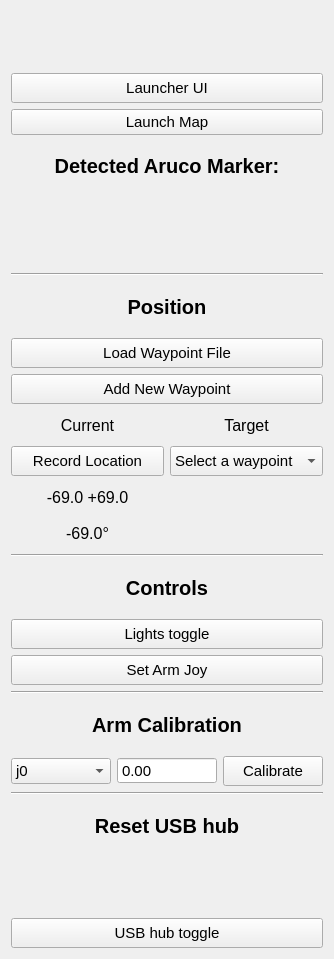
<?xml version="1.0" encoding="UTF-8"?>
<ui version="4.0">
 <class>Layout</class>
 <widget class="QWidget" name="Layout">
  <property name="windowModality">
   <enum>Qt::NonModal</enum>
  </property>
  <property name="enabled">
   <bool>true</bool>
  </property>
  <property name="geometry">
   <rect>
    <x>0</x>
    <y>0</y>
    <width>334</width>
    <height>959</height>
   </rect>
  </property>
  <property name="maximumSize">
   <size>
    <width>334</width>
    <height>10000</height>
   </size>
  </property>
  <property name="font">
   <font>
    <pointsize>11</pointsize>
    <weight>50</weight>
    <bold>false</bold>
   </font>
  </property>
  <property name="cursor">
   <cursorShape>ArrowCursor</cursorShape>
  </property>
  <property name="contextMenuPolicy">
   <enum>Qt::DefaultContextMenu</enum>
  </property>
  <property name="acceptDrops">
   <bool>false</bool>
  </property>
  <property name="windowTitle">
   <string>Rover Controller Gui</string>
  </property>
  <property name="styleSheet">
   <string notr="true"/>
  </property>
  <layout class="QGridLayout" name="gridLayout">
   <item row="0" column="0">
    <layout class="QVBoxLayout" name="verticalLayout_6">
     <item>
      <spacer name="verticalSpacer">
       <property name="orientation">
        <enum>Qt::Vertical</enum>
       </property>
       <property name="sizeHint" stdset="0">
        <size>
         <width>20</width>
         <height>40</height>
        </size>
       </property>
      </spacer>
     </item>
     <item>
      <layout class="QVBoxLayout" name="verticalLayout">
       <item>
        <widget class="QPushButton" name="pb_launcher_ui">
         <property name="sizePolicy">
          <sizepolicy hsizetype="Minimum" vsizetype="Fixed">
           <horstretch>0</horstretch>
           <verstretch>0</verstretch>
          </sizepolicy>
         </property>
         <property name="minimumSize">
          <size>
           <width>0</width>
           <height>30</height>
          </size>
         </property>
         <property name="maximumSize">
          <size>
           <width>16777215</width>
           <height>30</height>
          </size>
         </property>
         <property name="font">
          <font>
           <weight>50</weight>
           <bold>false</bold>
          </font>
         </property>
         <property name="cursor">
          <cursorShape>PointingHandCursor</cursorShape>
         </property>
         <property name="styleSheet">
          <string notr="true"/>
         </property>
         <property name="text">
          <string>Launcher UI</string>
         </property>
         <property name="iconSize">
          <size>
           <width>16</width>
           <height>16</height>
          </size>
         </property>
         <property name="checkable">
          <bool>false</bool>
         </property>
         <property name="checked">
          <bool>false</bool>
         </property>
         <property name="autoDefault">
          <bool>false</bool>
         </property>
         <property name="default">
          <bool>false</bool>
         </property>
         <property name="flat">
          <bool>false</bool>
         </property>
        </widget>
       </item>
       <item>
        <widget class="QPushButton" name="pb_launch_map">
         <property name="text">
          <string>Launch Map</string>
         </property>
        </widget>
       </item>
       <item>
        <widget class="QLabel" name="label">
         <property name="sizePolicy">
          <sizepolicy hsizetype="MinimumExpanding" vsizetype="MinimumExpanding">
           <horstretch>0</horstretch>
           <verstretch>0</verstretch>
          </sizepolicy>
         </property>
         <property name="minimumSize">
          <size>
           <width>300</width>
           <height>50</height>
          </size>
         </property>
         <property name="maximumSize">
          <size>
           <width>16777215</width>
           <height>50</height>
          </size>
         </property>
         <property name="font">
          <font>
           <family>Ubuntu</family>
           <pointsize>15</pointsize>
           <weight>75</weight>
           <bold>true</bold>
          </font>
         </property>
         <property name="text">
          <string>Detected Aruco Marker:</string>
         </property>
         <property name="textFormat">
          <enum>Qt::AutoText</enum>
         </property>
         <property name="scaledContents">
          <bool>false</bool>
         </property>
         <property name="alignment">
          <set>Qt::AlignCenter</set>
         </property>
        </widget>
       </item>
       <item>
        <widget class="QPushButton" name="pb_aruco_marker">
         <property name="enabled">
          <bool>true</bool>
         </property>
         <property name="minimumSize">
          <size>
           <width>0</width>
           <height>70</height>
          </size>
         </property>
         <property name="font">
          <font>
           <pointsize>29</pointsize>
           <weight>50</weight>
           <bold>false</bold>
          </font>
         </property>
         <property name="cursor">
          <cursorShape>ArrowCursor</cursorShape>
         </property>
         <property name="focusPolicy">
          <enum>Qt::StrongFocus</enum>
         </property>
         <property name="text">
          <string/>
         </property>
         <property name="autoDefault">
          <bool>false</bool>
         </property>
         <property name="default">
          <bool>false</bool>
         </property>
         <property name="flat">
          <bool>true</bool>
         </property>
        </widget>
       </item>
       <item>
        <widget class="Line" name="line">
         <property name="styleSheet">
          <string notr="true">color: rgb(186, 189, 182);</string>
         </property>
         <property name="orientation">
          <enum>Qt::Horizontal</enum>
         </property>
        </widget>
       </item>
       <item>
        <layout class="QHBoxLayout" name="horizontalLayout_6"/>
       </item>
       <item>
        <widget class="QLabel" name="label_2">
         <property name="sizePolicy">
          <sizepolicy hsizetype="MinimumExpanding" vsizetype="MinimumExpanding">
           <horstretch>0</horstretch>
           <verstretch>0</verstretch>
          </sizepolicy>
         </property>
         <property name="minimumSize">
          <size>
           <width>300</width>
           <height>50</height>
          </size>
         </property>
         <property name="maximumSize">
          <size>
           <width>16777215</width>
           <height>50</height>
          </size>
         </property>
         <property name="font">
          <font>
           <family>Ubuntu</family>
           <pointsize>15</pointsize>
           <weight>75</weight>
           <bold>true</bold>
          </font>
         </property>
         <property name="text">
          <string>Position</string>
         </property>
         <property name="textFormat">
          <enum>Qt::AutoText</enum>
         </property>
         <property name="scaledContents">
          <bool>false</bool>
         </property>
         <property name="alignment">
          <set>Qt::AlignCenter</set>
         </property>
        </widget>
       </item>
       <item>
        <widget class="QPushButton" name="pb_load_waypoint_file">
         <property name="sizePolicy">
          <sizepolicy hsizetype="Minimum" vsizetype="Fixed">
           <horstretch>0</horstretch>
           <verstretch>0</verstretch>
          </sizepolicy>
         </property>
         <property name="minimumSize">
          <size>
           <width>0</width>
           <height>30</height>
          </size>
         </property>
         <property name="maximumSize">
          <size>
           <width>16777215</width>
           <height>30</height>
          </size>
         </property>
         <property name="font">
          <font>
           <weight>50</weight>
           <bold>false</bold>
          </font>
         </property>
         <property name="cursor">
          <cursorShape>PointingHandCursor</cursorShape>
         </property>
         <property name="text">
          <string>Load Waypoint File</string>
         </property>
         <property name="iconSize">
          <size>
           <width>16</width>
           <height>16</height>
          </size>
         </property>
         <property name="checkable">
          <bool>false</bool>
         </property>
         <property name="checked">
          <bool>false</bool>
         </property>
         <property name="autoDefault">
          <bool>false</bool>
         </property>
         <property name="default">
          <bool>false</bool>
         </property>
         <property name="flat">
          <bool>false</bool>
         </property>
        </widget>
       </item>
       <item>
        <layout class="QHBoxLayout" name="horizontalLayout_5">
         <item>
          <widget class="QPushButton" name="pb_open_new_waypoint">
           <property name="sizePolicy">
            <sizepolicy hsizetype="Minimum" vsizetype="Fixed">
             <horstretch>0</horstretch>
             <verstretch>0</verstretch>
            </sizepolicy>
           </property>
           <property name="minimumSize">
            <size>
             <width>0</width>
             <height>30</height>
            </size>
           </property>
           <property name="maximumSize">
            <size>
             <width>16777215</width>
             <height>30</height>
            </size>
           </property>
           <property name="font">
            <font>
             <weight>50</weight>
             <bold>false</bold>
            </font>
           </property>
           <property name="cursor">
            <cursorShape>PointingHandCursor</cursorShape>
           </property>
           <property name="text">
            <string>Add New Waypoint</string>
           </property>
           <property name="iconSize">
            <size>
             <width>16</width>
             <height>16</height>
            </size>
           </property>
           <property name="checkable">
            <bool>false</bool>
           </property>
           <property name="checked">
            <bool>false</bool>
           </property>
           <property name="autoDefault">
            <bool>false</bool>
           </property>
           <property name="default">
            <bool>false</bool>
           </property>
           <property name="flat">
            <bool>false</bool>
           </property>
          </widget>
         </item>
        </layout>
       </item>
       <item>
        <layout class="QHBoxLayout" name="horizontalLayout_7">
         <item>
          <widget class="QLabel" name="label_5">
           <property name="sizePolicy">
            <sizepolicy hsizetype="MinimumExpanding" vsizetype="MinimumExpanding">
             <horstretch>0</horstretch>
             <verstretch>0</verstretch>
            </sizepolicy>
           </property>
           <property name="minimumSize">
            <size>
             <width>0</width>
             <height>30</height>
            </size>
           </property>
           <property name="maximumSize">
            <size>
             <width>16777215</width>
             <height>30</height>
            </size>
           </property>
           <property name="font">
            <font>
             <family>Ubuntu</family>
             <pointsize>12</pointsize>
             <weight>50</weight>
             <bold>false</bold>
            </font>
           </property>
           <property name="text">
            <string>Current</string>
           </property>
           <property name="textFormat">
            <enum>Qt::AutoText</enum>
           </property>
           <property name="scaledContents">
            <bool>false</bool>
           </property>
           <property name="alignment">
            <set>Qt::AlignCenter</set>
           </property>
          </widget>
         </item>
         <item>
          <widget class="QLabel" name="label_6">
           <property name="sizePolicy">
            <sizepolicy hsizetype="MinimumExpanding" vsizetype="MinimumExpanding">
             <horstretch>0</horstretch>
             <verstretch>0</verstretch>
            </sizepolicy>
           </property>
           <property name="minimumSize">
            <size>
             <width>0</width>
             <height>30</height>
            </size>
           </property>
           <property name="maximumSize">
            <size>
             <width>16777215</width>
             <height>30</height>
            </size>
           </property>
           <property name="font">
            <font>
             <family>Ubuntu</family>
             <pointsize>12</pointsize>
             <weight>50</weight>
             <bold>false</bold>
            </font>
           </property>
           <property name="text">
            <string>Target</string>
           </property>
           <property name="textFormat">
            <enum>Qt::AutoText</enum>
           </property>
           <property name="scaledContents">
            <bool>false</bool>
           </property>
           <property name="alignment">
            <set>Qt::AlignCenter</set>
           </property>
          </widget>
         </item>
        </layout>
       </item>
       <item>
        <layout class="QHBoxLayout" name="horizontalLayout_8">
         <item>
          <widget class="QPushButton" name="pb_save_current">
           <property name="sizePolicy">
            <sizepolicy hsizetype="MinimumExpanding" vsizetype="MinimumExpanding">
             <horstretch>0</horstretch>
             <verstretch>0</verstretch>
            </sizepolicy>
           </property>
           <property name="minimumSize">
            <size>
             <width>0</width>
             <height>30</height>
            </size>
           </property>
           <property name="cursor">
            <cursorShape>PointingHandCursor</cursorShape>
           </property>
           <property name="text">
            <string>Record Location</string>
           </property>
           <property name="iconSize">
            <size>
             <width>16</width>
             <height>16</height>
            </size>
           </property>
           <property name="checkable">
            <bool>false</bool>
           </property>
           <property name="checked">
            <bool>false</bool>
           </property>
           <property name="autoDefault">
            <bool>false</bool>
           </property>
           <property name="default">
            <bool>false</bool>
           </property>
           <property name="flat">
            <bool>false</bool>
           </property>
          </widget>
         </item>
         <item>
          <widget class="QComboBox" name="cb_waypoint_label">
           <property name="sizePolicy">
            <sizepolicy hsizetype="MinimumExpanding" vsizetype="MinimumExpanding">
             <horstretch>0</horstretch>
             <verstretch>0</verstretch>
            </sizepolicy>
           </property>
           <property name="minimumSize">
            <size>
             <width>0</width>
             <height>30</height>
            </size>
           </property>
           <property name="maximumSize">
            <size>
             <width>16777215</width>
             <height>30</height>
            </size>
           </property>
           <item>
            <property name="text">
             <string>Select a waypoint</string>
            </property>
           </item>
          </widget>
         </item>
        </layout>
       </item>
       <item>
        <layout class="QHBoxLayout" name="horizontalLayout_3">
         <item>
          <layout class="QVBoxLayout" name="verticalLayout_4">
           <item>
            <widget class="QPushButton" name="pb_curr_position">
             <property name="enabled">
              <bool>true</bool>
             </property>
             <property name="minimumSize">
              <size>
               <width>150</width>
               <height>30</height>
              </size>
             </property>
             <property name="maximumSize">
              <size>
               <width>16777215</width>
               <height>30</height>
              </size>
             </property>
             <property name="font">
              <font>
               <pointsize>12</pointsize>
               <weight>50</weight>
               <bold>false</bold>
              </font>
             </property>
             <property name="cursor">
              <cursorShape>ArrowCursor</cursorShape>
             </property>
             <property name="focusPolicy">
              <enum>Qt::StrongFocus</enum>
             </property>
             <property name="text">
              <string>-69.0 +69.0</string>
             </property>
             <property name="autoDefault">
              <bool>false</bool>
             </property>
             <property name="default">
              <bool>false</bool>
             </property>
             <property name="flat">
              <bool>true</bool>
             </property>
            </widget>
           </item>
          </layout>
         </item>
         <item>
          <layout class="QHBoxLayout" name="horizontalLayout_4">
           <item>
            <widget class="QPushButton" name="pb_target_position">
             <property name="enabled">
              <bool>true</bool>
             </property>
             <property name="minimumSize">
              <size>
               <width>150</width>
               <height>30</height>
              </size>
             </property>
             <property name="maximumSize">
              <size>
               <width>16777215</width>
               <height>30</height>
              </size>
             </property>
             <property name="font">
              <font>
               <pointsize>12</pointsize>
               <weight>50</weight>
               <bold>false</bold>
              </font>
             </property>
             <property name="cursor">
              <cursorShape>ArrowCursor</cursorShape>
             </property>
             <property name="focusPolicy">
              <enum>Qt::StrongFocus</enum>
             </property>
             <property name="text">
              <string/>
             </property>
             <property name="autoDefault">
              <bool>false</bool>
             </property>
             <property name="default">
              <bool>false</bool>
             </property>
             <property name="flat">
              <bool>true</bool>
             </property>
            </widget>
           </item>
          </layout>
         </item>
        </layout>
       </item>
       <item>
        <layout class="QHBoxLayout" name="horizontalLayout_2">
         <item>
          <layout class="QVBoxLayout" name="verticalLayout_2">
           <item>
            <widget class="QPushButton" name="pb_curr_heading">
             <property name="enabled">
              <bool>true</bool>
             </property>
             <property name="minimumSize">
              <size>
               <width>0</width>
               <height>30</height>
              </size>
             </property>
             <property name="maximumSize">
              <size>
               <width>16777215</width>
               <height>30</height>
              </size>
             </property>
             <property name="font">
              <font>
               <pointsize>12</pointsize>
               <weight>50</weight>
               <bold>false</bold>
              </font>
             </property>
             <property name="cursor">
              <cursorShape>ArrowCursor</cursorShape>
             </property>
             <property name="focusPolicy">
              <enum>Qt::StrongFocus</enum>
             </property>
             <property name="text">
              <string>-69.0°</string>
             </property>
             <property name="autoDefault">
              <bool>false</bool>
             </property>
             <property name="default">
              <bool>false</bool>
             </property>
             <property name="flat">
              <bool>true</bool>
             </property>
            </widget>
           </item>
          </layout>
         </item>
         <item>
          <layout class="QVBoxLayout" name="verticalLayout_3">
           <item>
            <widget class="QPushButton" name="pb_target_heading">
             <property name="enabled">
              <bool>true</bool>
             </property>
             <property name="minimumSize">
              <size>
               <width>0</width>
               <height>30</height>
              </size>
             </property>
             <property name="maximumSize">
              <size>
               <width>16777215</width>
               <height>30</height>
              </size>
             </property>
             <property name="font">
              <font>
               <pointsize>12</pointsize>
               <weight>50</weight>
               <bold>false</bold>
              </font>
             </property>
             <property name="cursor">
              <cursorShape>ArrowCursor</cursorShape>
             </property>
             <property name="focusPolicy">
              <enum>Qt::StrongFocus</enum>
             </property>
             <property name="text">
              <string/>
             </property>
             <property name="autoDefault">
              <bool>false</bool>
             </property>
             <property name="default">
              <bool>false</bool>
             </property>
             <property name="flat">
              <bool>true</bool>
             </property>
            </widget>
           </item>
          </layout>
         </item>
        </layout>
       </item>
       <item>
        <widget class="Line" name="line_2">
         <property name="styleSheet">
          <string notr="true">color: rgb(186, 189, 182);</string>
         </property>
         <property name="orientation">
          <enum>Qt::Horizontal</enum>
         </property>
        </widget>
       </item>
       <item>
        <widget class="QLabel" name="label_3">
         <property name="sizePolicy">
          <sizepolicy hsizetype="MinimumExpanding" vsizetype="MinimumExpanding">
           <horstretch>0</horstretch>
           <verstretch>0</verstretch>
          </sizepolicy>
         </property>
         <property name="minimumSize">
          <size>
           <width>300</width>
           <height>50</height>
          </size>
         </property>
         <property name="maximumSize">
          <size>
           <width>16777215</width>
           <height>50</height>
          </size>
         </property>
         <property name="font">
          <font>
           <family>Ubuntu</family>
           <pointsize>15</pointsize>
           <weight>75</weight>
           <bold>true</bold>
          </font>
         </property>
         <property name="text">
          <string>Controls</string>
         </property>
         <property name="textFormat">
          <enum>Qt::AutoText</enum>
         </property>
         <property name="scaledContents">
          <bool>false</bool>
         </property>
         <property name="alignment">
          <set>Qt::AlignCenter</set>
         </property>
        </widget>
       </item>
       <item>
        <widget class="QPushButton" name="pb_lights">
         <property name="sizePolicy">
          <sizepolicy hsizetype="Minimum" vsizetype="Fixed">
           <horstretch>0</horstretch>
           <verstretch>0</verstretch>
          </sizepolicy>
         </property>
         <property name="minimumSize">
          <size>
           <width>0</width>
           <height>30</height>
          </size>
         </property>
         <property name="cursor">
          <cursorShape>PointingHandCursor</cursorShape>
         </property>
         <property name="text">
          <string>Lights toggle</string>
         </property>
         <property name="iconSize">
          <size>
           <width>16</width>
           <height>16</height>
          </size>
         </property>
         <property name="checkable">
          <bool>false</bool>
         </property>
         <property name="checked">
          <bool>false</bool>
         </property>
         <property name="autoDefault">
          <bool>false</bool>
         </property>
         <property name="default">
          <bool>false</bool>
         </property>
         <property name="flat">
          <bool>false</bool>
         </property>
        </widget>
       </item>
       <item>
        <widget class="QPushButton" name="pb_set_arm_joy">
         <property name="sizePolicy">
          <sizepolicy hsizetype="Minimum" vsizetype="Fixed">
           <horstretch>0</horstretch>
           <verstretch>0</verstretch>
          </sizepolicy>
         </property>
         <property name="minimumSize">
          <size>
           <width>0</width>
           <height>30</height>
          </size>
         </property>
         <property name="cursor">
          <cursorShape>PointingHandCursor</cursorShape>
         </property>
         <property name="text">
          <string>Set Arm Joy</string>
         </property>
         <property name="iconSize">
          <size>
           <width>16</width>
           <height>16</height>
          </size>
         </property>
         <property name="checkable">
          <bool>false</bool>
         </property>
         <property name="checked">
          <bool>false</bool>
         </property>
         <property name="autoDefault">
          <bool>false</bool>
         </property>
         <property name="default">
          <bool>false</bool>
         </property>
         <property name="flat">
          <bool>false</bool>
         </property>
        </widget>
       </item>
       <item>
        <widget class="Line" name="line_4">
         <property name="styleSheet">
          <string notr="true">color: rgb(186, 189, 182);</string>
         </property>
         <property name="orientation">
          <enum>Qt::Horizontal</enum>
         </property>
        </widget>
       </item>
       <item>
        <widget class="QLabel" name="label_4">
         <property name="sizePolicy">
          <sizepolicy hsizetype="MinimumExpanding" vsizetype="MinimumExpanding">
           <horstretch>0</horstretch>
           <verstretch>0</verstretch>
          </sizepolicy>
         </property>
         <property name="minimumSize">
          <size>
           <width>300</width>
           <height>50</height>
          </size>
         </property>
         <property name="maximumSize">
          <size>
           <width>16777215</width>
           <height>50</height>
          </size>
         </property>
         <property name="font">
          <font>
           <family>Ubuntu</family>
           <pointsize>15</pointsize>
           <weight>75</weight>
           <bold>true</bold>
          </font>
         </property>
         <property name="text">
          <string>Arm Calibration</string>
         </property>
         <property name="textFormat">
          <enum>Qt::AutoText</enum>
         </property>
         <property name="scaledContents">
          <bool>false</bool>
         </property>
         <property name="alignment">
          <set>Qt::AlignCenter</set>
         </property>
        </widget>
       </item>
       <item>
        <layout class="QHBoxLayout" name="horizontalLayout">
         <item>
          <widget class="QComboBox" name="cb_calib_select">
           <property name="cursor">
            <cursorShape>PointingHandCursor</cursorShape>
           </property>
           <property name="currentText">
            <string>j0</string>
           </property>
           <item>
            <property name="text">
             <string>j0</string>
            </property>
           </item>
           <item>
            <property name="text">
             <string>j1</string>
            </property>
           </item>
           <item>
            <property name="text">
             <string>j2</string>
            </property>
           </item>
           <item>
            <property name="text">
             <string>j3</string>
            </property>
           </item>
          </widget>
         </item>
         <item>
          <widget class="QDoubleSpinBox" name="dsb_angle_calib">
           <property name="buttonSymbols">
            <enum>QAbstractSpinBox::NoButtons</enum>
           </property>
           <property name="minimum">
            <double>-360.000000000000000</double>
           </property>
           <property name="maximum">
            <double>360.000000000000000</double>
           </property>
          </widget>
         </item>
         <item>
          <widget class="QPushButton" name="pb_calib">
           <property name="sizePolicy">
            <sizepolicy hsizetype="Minimum" vsizetype="Fixed">
             <horstretch>0</horstretch>
             <verstretch>0</verstretch>
            </sizepolicy>
           </property>
           <property name="minimumSize">
            <size>
             <width>0</width>
             <height>30</height>
            </size>
           </property>
           <property name="cursor">
            <cursorShape>PointingHandCursor</cursorShape>
           </property>
           <property name="text">
            <string>Calibrate</string>
           </property>
           <property name="iconSize">
            <size>
             <width>16</width>
             <height>16</height>
            </size>
           </property>
           <property name="checkable">
            <bool>false</bool>
           </property>
           <property name="checked">
            <bool>false</bool>
           </property>
           <property name="autoDefault">
            <bool>false</bool>
           </property>
           <property name="default">
            <bool>false</bool>
           </property>
           <property name="flat">
            <bool>false</bool>
           </property>
          </widget>
         </item>
        </layout>
       </item>
       <item>
        <widget class="Line" name="line_3">
         <property name="styleSheet">
          <string notr="true">color: rgb(186, 189, 182);</string>
         </property>
         <property name="orientation">
          <enum>Qt::Horizontal</enum>
         </property>
        </widget>
       </item>
      </layout>
     </item>
     <item>
      <widget class="QLabel" name="label_7">
       <property name="sizePolicy">
        <sizepolicy hsizetype="MinimumExpanding" vsizetype="MinimumExpanding">
         <horstretch>0</horstretch>
         <verstretch>0</verstretch>
        </sizepolicy>
       </property>
       <property name="minimumSize">
        <size>
         <width>300</width>
         <height>50</height>
        </size>
       </property>
       <property name="maximumSize">
        <size>
         <width>16777215</width>
         <height>50</height>
        </size>
       </property>
       <property name="font">
        <font>
         <family>Ubuntu</family>
         <pointsize>15</pointsize>
         <weight>75</weight>
         <bold>true</bold>
        </font>
       </property>
       <property name="text">
        <string>Reset USB hub</string>
       </property>
       <property name="textFormat">
        <enum>Qt::AutoText</enum>
       </property>
       <property name="scaledContents">
        <bool>false</bool>
       </property>
       <property name="alignment">
        <set>Qt::AlignCenter</set>
       </property>
      </widget>
     </item>
     <item>
      <spacer name="verticalSpacer_2">
       <property name="orientation">
        <enum>Qt::Vertical</enum>
       </property>
       <property name="sizeHint" stdset="0">
        <size>
         <width>20</width>
         <height>40</height>
        </size>
       </property>
      </spacer>
     </item>
     <item>
      <widget class="QPushButton" name="pb_usb_hub">
       <property name="sizePolicy">
        <sizepolicy hsizetype="Minimum" vsizetype="Fixed">
         <horstretch>0</horstretch>
         <verstretch>0</verstretch>
        </sizepolicy>
       </property>
       <property name="minimumSize">
        <size>
         <width>0</width>
         <height>30</height>
        </size>
       </property>
       <property name="cursor">
        <cursorShape>PointingHandCursor</cursorShape>
       </property>
       <property name="text">
        <string>USB hub toggle</string>
       </property>
       <property name="iconSize">
        <size>
         <width>16</width>
         <height>16</height>
        </size>
       </property>
       <property name="checkable">
        <bool>false</bool>
       </property>
       <property name="checked">
        <bool>false</bool>
       </property>
       <property name="autoDefault">
        <bool>false</bool>
       </property>
       <property name="default">
        <bool>false</bool>
       </property>
       <property name="flat">
        <bool>false</bool>
       </property>
      </widget>
     </item>
    </layout>
   </item>
  </layout>
 </widget>
 <resources/>
 <connections/>
</ui>
